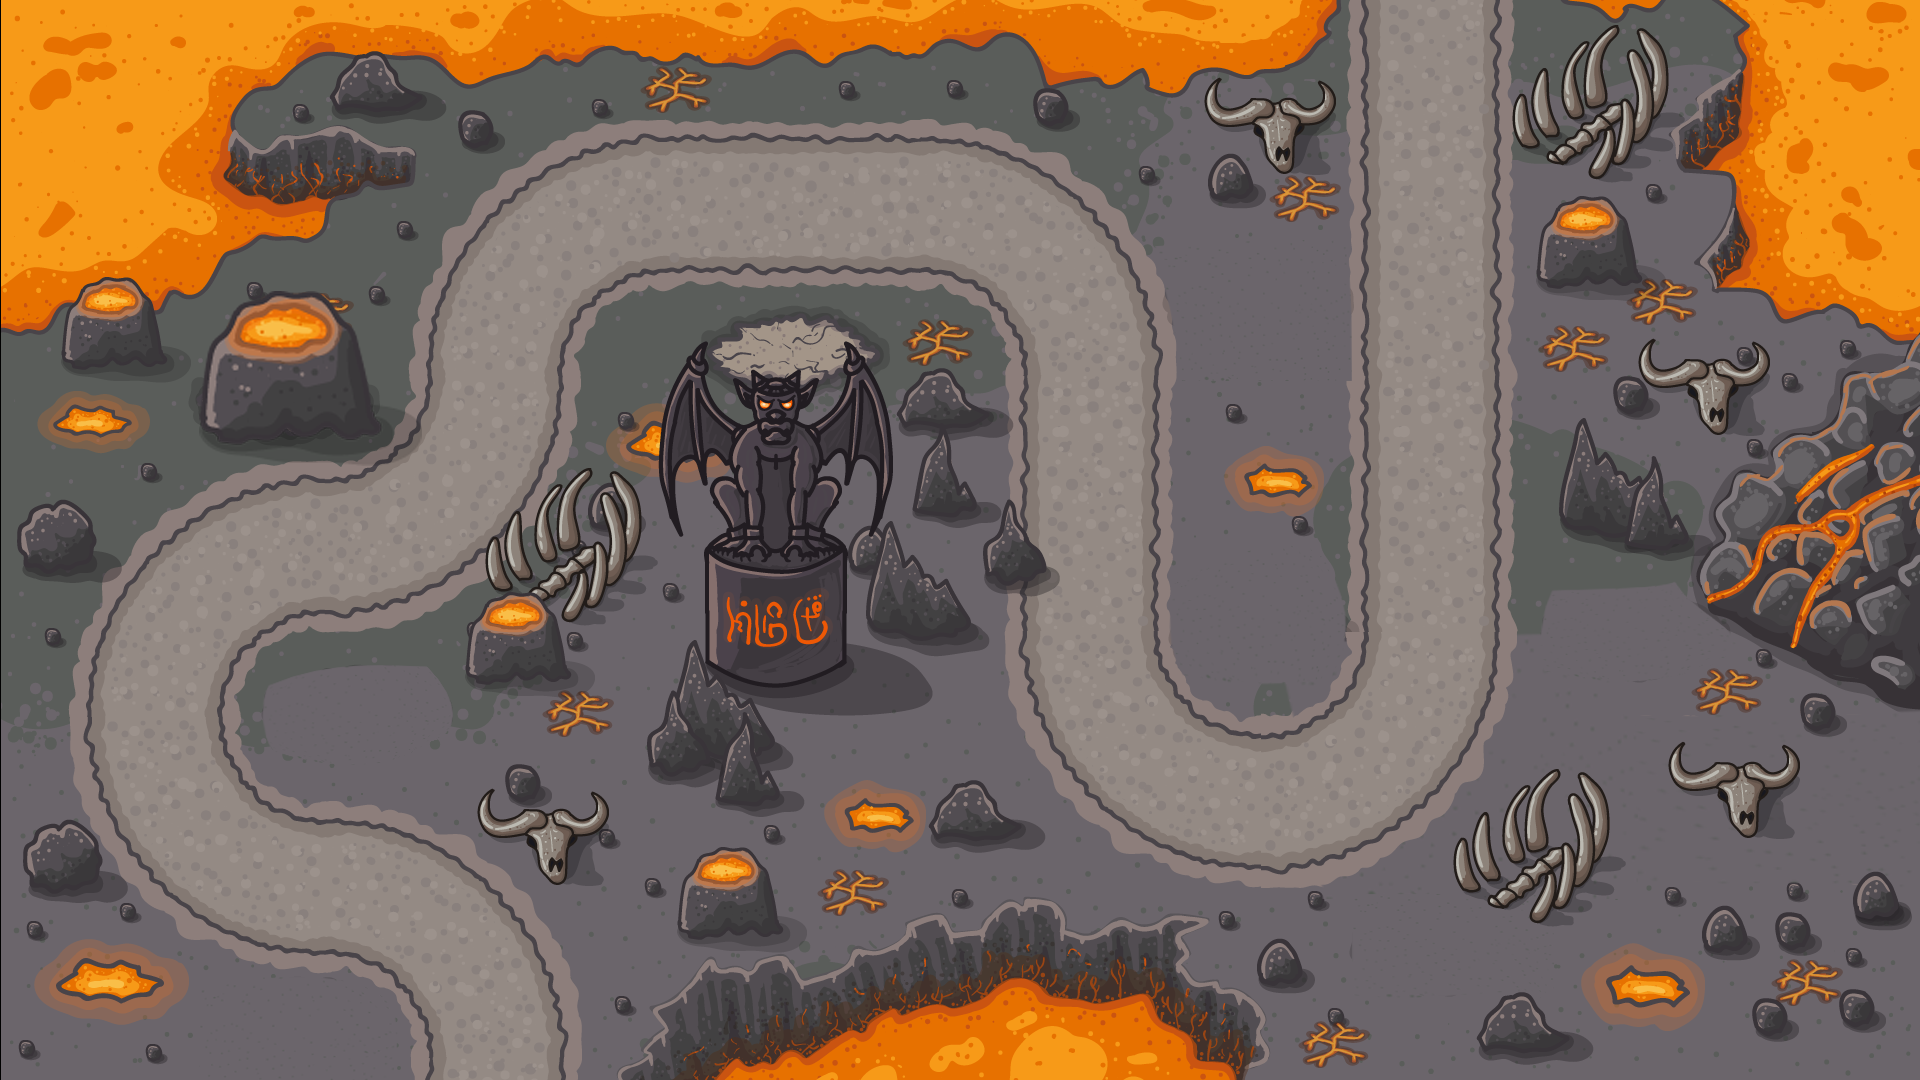

This game map was drawn from its Tiled (.tmx) file and the tilesets committed beside it. A one-line description and the trimmed map source follow:
An orthogonal 30x18 tile map with 64x60 px tiles, 1 tile layer (Tile Layer 1) and 4 objects.

<map version="1.2" tiledversion="1.3.1" orientation="orthogonal" renderorder="left-up" compressionlevel="-1" width="30" height="18" tilewidth="64" tileheight="60" infinite="0" nextlayerid="3" nextobjectid="6">
 <tileset firstgid="1" name="Map5" tilewidth="64" tileheight="60" tilecount="540" columns="30">
  <image source="Map5.png" width="1920" height="1080" />
 </tileset>
 <layer id="1" name="Tile Layer 1" width="30" height="18" locked="1">
  <data>[540 cells, 540 non-empty, 540 distinct tile ids]</data>
 </layer>
 <objectgroup color="#ffff00" id="2" name="Towers" locked="1">
  <object id="1" x="276.5" y="675" width="150.5" height="79">
   <ellipse />
  </object>
  <object id="2" x="1198" y="548" width="132" height="84">
   <ellipse />
  </object>
  <object id="3" x="1194" y="260" width="140" height="88">
   <ellipse />
  </object>
  <object id="5" x="1542" y="614" width="136" height="90">
   <ellipse />
  </object>
 </objectgroup>
</map>